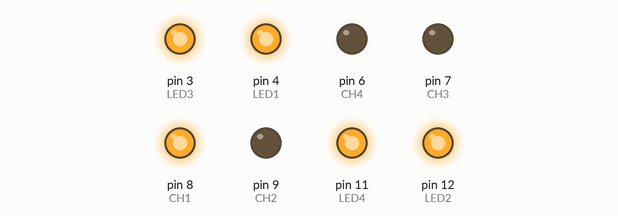
A sketch run on a simulated Arduino Uno, built with avr-gcc and run on an emulated ATmega328P. On the bench: output pins drawn as LEDs (lit = HIGH).

Above: at 2.5 s.
At 3.5 s:
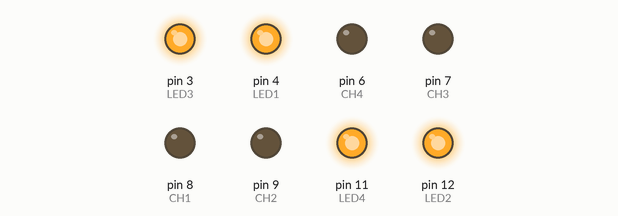
At 6.5 s:
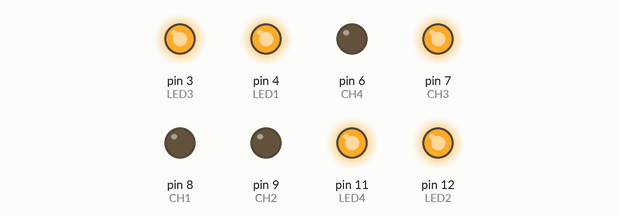
At 7.5 s:
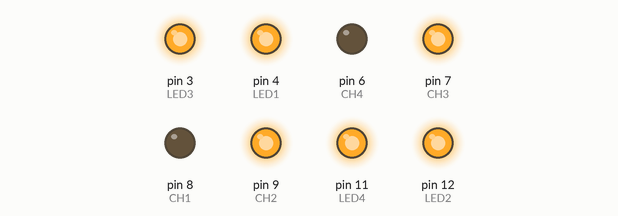
At 9.5 s:
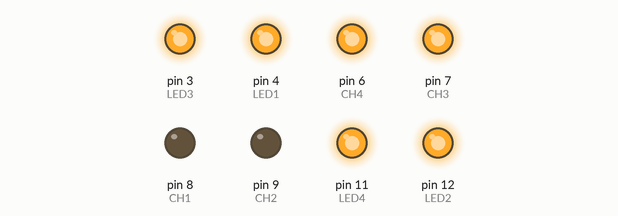
At 11.5 s:
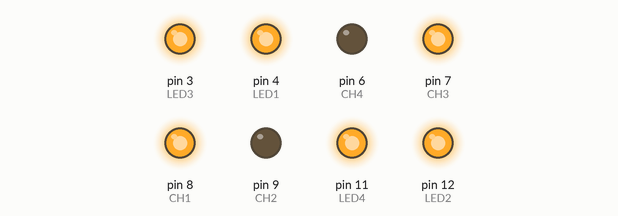
Timing chart, 0 to 13.7 s (numbered marks = the images above):
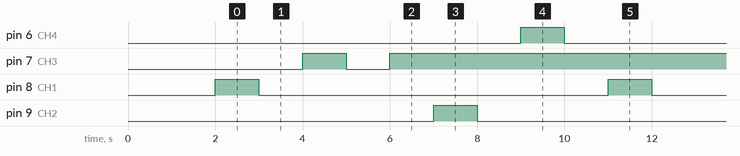

Measured:
- by itself, pin 6 (CH4), pin 8 (CH1), pin 9 (CH2): alternates HIGH for 1.0 s and LOW for 8.0 s
- by itself, pin 7 (CH3): repeats every 9.0 s: LOW 1.0 s, HIGH 8.0 s

The sketch:

RELE_4_CANAIS_DEFINITIVO.ino
```cpp
/* ===============================================================
      Project: 4 Channel 5V Relay Module
       Author: Scott C
      Created: 7th Sept 2014
  Arduino IDE: 1.0.5
      Website: http://arduinobasics.blogspot.com.au
  Description: Explore the difference between NC and NO terminals.
================================================================== */

 /*
  Connect 5V on Arduino to VCC on Relay Module
  Connect GND on Arduino to GND on Relay Module
  Connect GND on Arduino to the Common Terminal (middle terminal) on Relay Module. */

 #define CH1 8   // Connect Digital Pin 8 on Arduino to CH1 on Relay Module
 #define CH2 9   // Connect Digital Pin 8 on Arduino to CH1 on Relay Module
 #define CH3 7   // Connect Digital Pin 7 on Arduino to CH3 on Relay Module
 #define CH4 6   // Connect Digital Pin 8 on Arduino to CH1 on Relay Module
 #define LED1 4 //Connect Digital Pin 4 on Arduino to Green LED (+ 330 ohm resistor) and then to "NO" terminal on relay module
 #define LED2 12 //Connect Digital Pin 12 on Arduino to Yellow LED (+ 330 ohm resistor) and then to "NC" terminal on relay module
 #define LED3 3 //Connect Digital Pin 4 on Arduino to Green LED (+ 330 ohm resistor) and then to "NO" terminal on relay module
 #define LED4 11 //Connect Digital Pin 12 on Arduino to Yellow LED (+ 330 ohm resistor) and then to "NC" terminal on relay module


 void setup(){
   //Setup all the Arduino Pins
   pinMode(CH1, OUTPUT);
   pinMode(CH2,OUTPUT);
   pinMode(CH3, OUTPUT);
   pinMode(CH4, OUTPUT);
   pinMode(LED1, OUTPUT);
   pinMode(LED2, OUTPUT);
   pinMode(LED3, OUTPUT);
   pinMode(LED4, OUTPUT);

   //Provide power to both LEDs
   digitalWrite(LED1, HIGH);
   digitalWrite(LED2, HIGH);
   digitalWrite(LED3, HIGH);
   digitalWrite(LED4, HIGH);

   //Turn OFF any power to the Relay channels
   digitalWrite(CH1,LOW);
   digitalWrite(CH2,LOW);
   digitalWrite(CH3,LOW);
   digitalWrite(CH4,LOW);

   delay(2000); //Wait 2 seconds before starting sequence
 }

 void loop(){


   digitalWrite(CH1, HIGH);  //Green LED on, Yellow LED off
   delay(1000);
   digitalWrite(CH1, LOW);   //Yellow LED on, Green LED off
   delay(1000);
   digitalWrite(CH3, HIGH);  //Relay 3 switches to NO
   delay(1000);
   digitalWrite(CH3,LOW);    //Relay 3 switches to NC
   delay(1000);
   digitalWrite(CH3,HIGH);    //Relay 3 switches to NC
   delay(1000);


   digitalWrite(CH2, HIGH);  //Relay 3 switches to NO
   delay(1000);
   digitalWrite(CH2,LOW);    //Relay 3 switches to NC
   delay(1000);
   digitalWrite(CH4, HIGH);  //Relay 3 switches to NO
   delay(1000);
   digitalWrite(CH4,LOW);    //Relay 3 switches to NC
   delay(1000);
}
```
